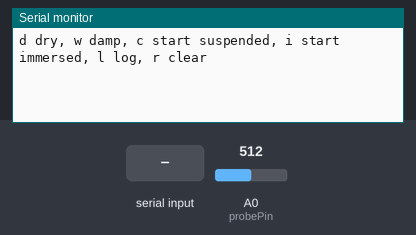
The sketch below on a simulated Arduino Uno, built with avr-gcc and run on an emulated ATmega328P. On the bench: the last lines printed to the serial monitor. The inputs (shaded band) are chosen by the test bench; at power-on: A0 (probePin) = 512.

Above: at 1.2 s.
1.3 s: "c\n" received over Serial
At 1.8 s:
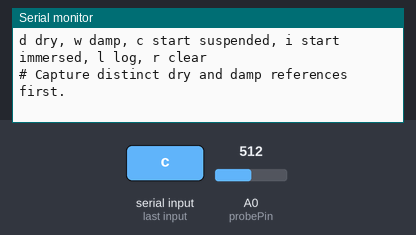
2.8 s: byte 100 ('d') received over Serial
At 4.0 s:
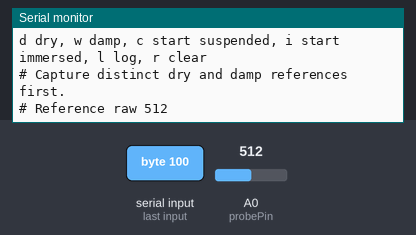
4.3 s: byte 108 ('l') received over Serial
At 5.3 s:
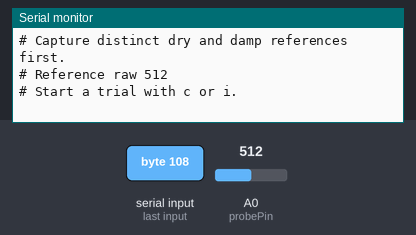
5.8 s: byte 114 ('r') received over Serial
At 6.4 s:
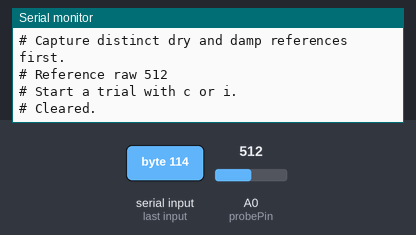

Measured:
- after the input at 1.3 s, the serial monitor: prints a new line at once (image 1)
- after the input at 2.8 s, the serial monitor: prints a new line at once (image 2)
- after the input at 4.3 s, the serial monitor: prints a new line at once (image 3)
- after the input at 5.8 s, the serial monitor: prints a new line at once (image 4)

The sketch:

capillary_watering_model.ino
```cpp
// Capillary watering model · Arduino Uno R3 and SEN0193.
const uint8_t probePin = A0;
int dry = -1;
int damp = -1;
char trial = 0;
float baseline = 0;
unsigned long startedAt = 0;

int readProbe() {
  unsigned int sum = 0;
  for (uint8_t i = 0; i < 16; ++i) sum += analogRead(probePin);
  return (sum + 8) / 16;
}

bool calibrated() {
  return dry >= 0 && damp >= 0 && abs(damp - dry) >= 12;
}

float indexFor(int raw) {
  return (raw - dry) * 100.0 / (damp - dry);
}

void printRow(unsigned long elapsed, int raw) {
  const float index = indexFor(raw);
  Serial.print(trial == 'c' ? F("suspended") : F("immersed"));
  Serial.print(',');
  Serial.print(elapsed);
  Serial.print(',');
  Serial.print(raw);
  Serial.print(',');
  Serial.print(index, 1);
  Serial.print(',');
  Serial.println(index - baseline, 1);
}

void setup() {
  Serial.begin(115200);
  Serial.println(F("d dry, w damp, c start suspended, i start immersed, l log, r clear"));
}

void loop() {
  if (!Serial.available()) return;
  const int command = Serial.read();
  if (command == '\r' || command == '\n') return;
  const int raw = readProbe();
  switch (command) {
    case 'd':
    case 'w':
      if (command == 'd') dry = raw;
      else damp = raw;
      trial = 0;
      Serial.print(F("# Reference raw "));
      Serial.println(raw);
      break;
    case 'c':
    case 'i':
      if (!calibrated()) {
        Serial.println(F("# Capture distinct dry and damp references first."));
        break;
      }
      trial = command;
      baseline = indexFor(raw);
      startedAt = millis();
      Serial.println(F("wick,elapsed_s,raw,index,change_from_start"));
      printRow(0, raw);
      break;
    case 'l':
      if (trial) printRow((millis() - startedAt) / 1000UL, raw);
      else Serial.println(F("# Start a trial with c or i."));
      break;
    case 'r':
      trial = 0;
      dry = damp = -1;
      Serial.println(F("# Cleared."));
      break;
  }
}
```
